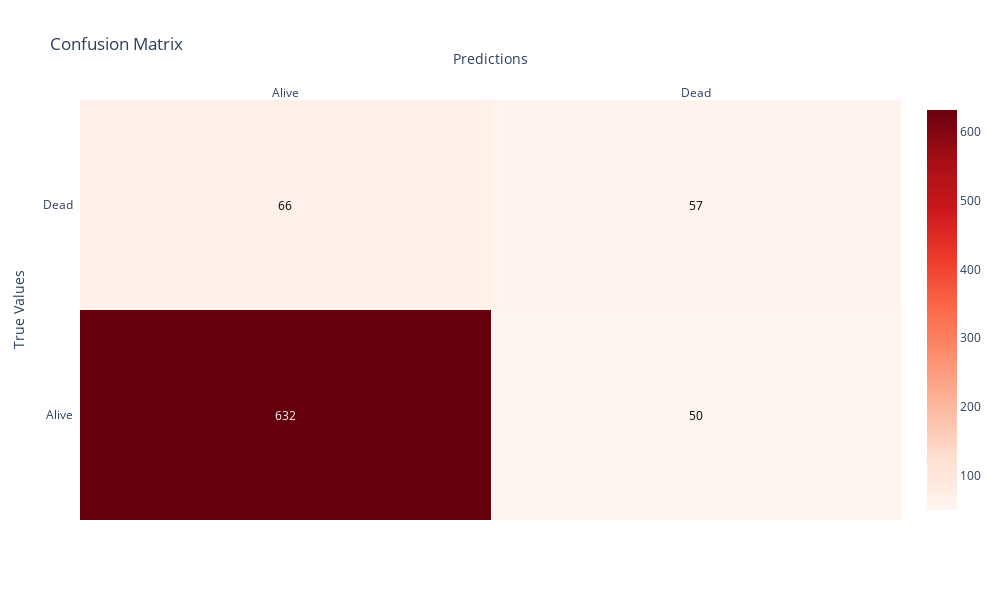

The cell this chart's notebook holds for it:
### Markdown cell above
### Print Confusion Matrix

### Code cell
# cm as confusion matrix
cm = confusion_matrix(y_test, y_pred_binary, labels=[0, 1])
class_names = ["Alive", "Dead"]

# Plot confusion matrix using Plotly Express
fig = ff.create_annotated_heatmap(
    z=cm,
    x=class_names,
    y=class_names,
    colorscale="Reds",
    showscale=True
)

# Update the layout
fig.update_layout(
    title="Confusion Matrix",
    xaxis=dict(title="Predictions"),
    yaxis=dict(title="True Values"),
    width = 1000, 
    height = 600
    )

# Show the plot
fig.show()

### Figure 1 — Plotly figure (JSON) as saved in the notebook; plotly's stock layout.template omitted (floating-point values rounded to 4 significant figures)
{"data": [{"colorscale": [[0, "rgb(255,245,240)"], [0.125, "rgb(254,224,210)"], [0.25, "rgb(252,187,161)"], [0.375, "rgb(252,146,114)"], [0.5, "rgb(251,106,74)"], [0.625, "rgb(239,59,44)"], [0.75, "rgb(203,24,29)"], [0.875, "rgb(165,15,21)"], [1, "rgb(103,0,13)"]], "reversescale": false, "showscale": true, "type": "heatmap", "x": ["Alive", "Dead"], "y": ["Alive", "Dead"], "z": [[632, 50], [66, 57]]}], "layout": {"annotations": [{"font": {"color": "#FFFFFF"}, "showarrow": false, "text": "632", "x": "Alive", "xref": "x", "y": "Alive", "yref": "y"}, {"font": {"color": "#000000"}, "showarrow": false, "text": "50", "x": "Dead", "xref": "x", "y": "Alive", "yref": "y"}, {"font": {"color": "#000000"}, "showarrow": false, "text": "66", "x": "Alive", "xref": "x", "y": "Dead", "yref": "y"}, {"font": {"color": "#000000"}, "showarrow": false, "text": "57", "x": "Dead", "xref": "x", "y": "Dead", "yref": "y"}], "height": 600, "title": {"text": "Confusion Matrix"}, "width": 1000, "xaxis": {"dtick": 1, "gridcolor": "rgb(0, 0, 0)", "side": "top", "ticks": "", "title": {"text": "Predictions"}}, "yaxis": {"dtick": 1, "ticks": "", "ticksuffix": "  ", "title": {"text": "True Values"}}}}
